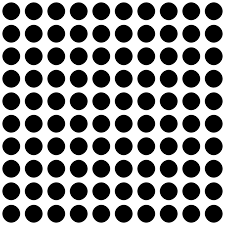
#> input picture CV/dotts.png, 225 x 225 px
$ python drawing_boundaries.py
#> lines starting #> are read from the running program, lines starting #| are printed output that depends on the picture; after the words box and inside, x2 and y2 are one past the last pixel; in counts of white or black regions, pixels touching at a corner belong together
import cv2
import numpy


img = cv2.imread('dotts.png', 0)
#> img is the input picture: shape (225, 225); min 0, max 255, mean 132.3
ret, thres_img = cv2.threshold(img, 100, 255, cv2.THRESH_BINARY|cv2.THRESH_OTSU)
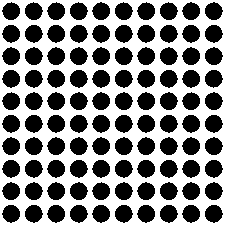
#> thres_img: shape (225, 225); 52.2% white; 100 black regions
#> ret = 115
cnts = cv2.findContours(thres_img, cv2.RETR_LIST, cv2.CHAIN_APPROX_SIMPLE)[-2]
#> cnts = 101 contours; largest, box (x1, y1, x2, y2) and area: (0, 0, 225, 225) 50176, (204, 204, 224, 224) 266, (181, 204, 201, 224) 266, (159, 204, 179, 224) 266, (136, 204, 156, 224) 266
cv2.drawContours(img, cnts,-1,(0,0,255),3)
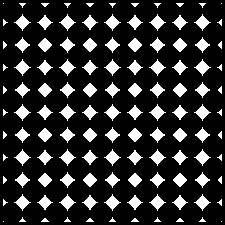
#> img: shape (225, 225); 18.8% white; 121 white regions (24 under 20 px)
s1=265
s2=267
dots = []
contour_area = []
for cnt in cnts:
    area_cnt = cv2.contourArea(cnt)
    if s1<area_cnt<s2:
        dots.append(cnt)
        contour_area.append(area_cnt)
#> this loop made 101 passes
#> area_cnt on passes 1 to 12: 266.5, 266.5, 266.5, 266.5, 266.5, 266.5, 266.5, 266.5, 266.5, 266.5, 266.5, 266.5
#> after the loop, contour_area = 100 values, max 266.5 at index 0, min 265.5 at index 15, mean 266.4; dots = 100 contours; largest, box (x1, y1, x2, y2) and area: (204, 204, 224, 224) 266, (181, 204, 201, 224) 266, (159, 204, 179, 224) 266, (136, 204, 156, 224) 266, (114, 204, 134, 224) 266

cv2.imshow("The Image",img )
print("Total Boundaries", len(cnts))
#| Total Boundaries 101
print("Dots", len(dots))
#| Dots 100
print('array of one dot', dots[1])
#> (printed output is left out)
print('contour area of the dot', contour_area[1])
#| contour area of the dot 266.5
print("lowest contour area", min(contour_area))
#| lowest contour area 265.5
print("Highest contour area", max(contour_area))
#| Highest contour area 266.5
cv2.waitKey(0)
cv2.destroyAllWindows()
